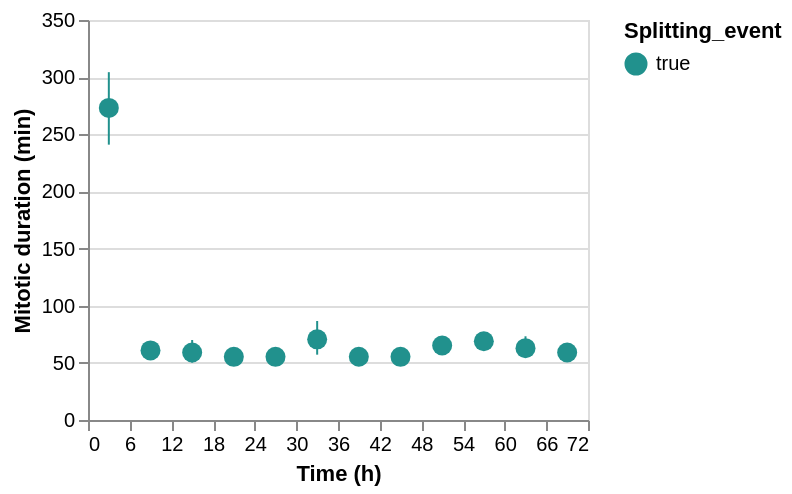

The notebook cell this image was saved under:
### Code cell
Scatter_MitoticDuration = Scatter_bin(
    dataframe = df,
    x = "Frame_onset_hrs",
    y = "Mitotic_duration_mins",
    color = "Splitting_event",
    x_title = "Time (h)",
    y_title = "Mitotic duration (min)",
    binextent = [0, 72],
    binstep = 6
)
Scatter_MitoticDuration

### Figure 1 — Vega-Lite specification as saved in the notebook (floating-point values rounded to 4 significant figures; data arrays with more than 128 entries replaced by an {"elided": "..."} marker saying what was removed)
{"config": {"view": {"continuousWidth": 300, "continuousHeight": 300}}, "layer": [{"mark": {"type": "errorbar", "extent": "ci"}, "encoding": {"color": {"field": "Splitting_event", "scale": {"scheme": "viridis"}, "type": "nominal"}, "x": {"bin": {"extent": [0, 72], "step": 6}, "field": "Frame_onset_hrs", "title": "Time (h)", "type": "quantitative"}, "y": {"aggregate": "mean", "bin": false, "field": "Mitotic_duration_mins", "title": "Mitotic duration (min)", "type": "quantitative"}}}, {"mark": {"type": "circle", "opacity": 1, "size": 100}, "encoding": {"color": {"field": "Splitting_event", "scale": {"scheme": "viridis"}, "type": "nominal"}, "x": {"bin": {"extent": [0, 72], "step": 6}, "field": "Frame_onset_hrs", "title": "Time (h)", "type": "quantitative"}, "y": {"aggregate": "mean", "bin": false, "field": "Mitotic_duration_mins", "title": "Mitotic duration (min)", "type": "quantitative"}}}], "data": {"name": "data-9989f256c0788578d95ee65fd6872796"}, "height": 200, "width": 250, "$schema": "https://vega.github.io/schema/vega-lite/v5.20.1.json", "datasets": {"data-9989f256c0788578d95ee65fd6872796": {"elided": "492 records"}}}
